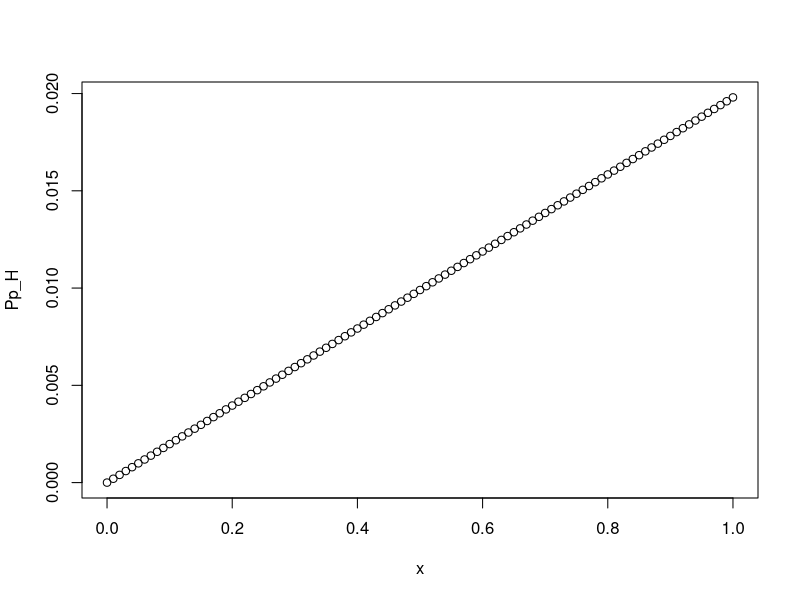
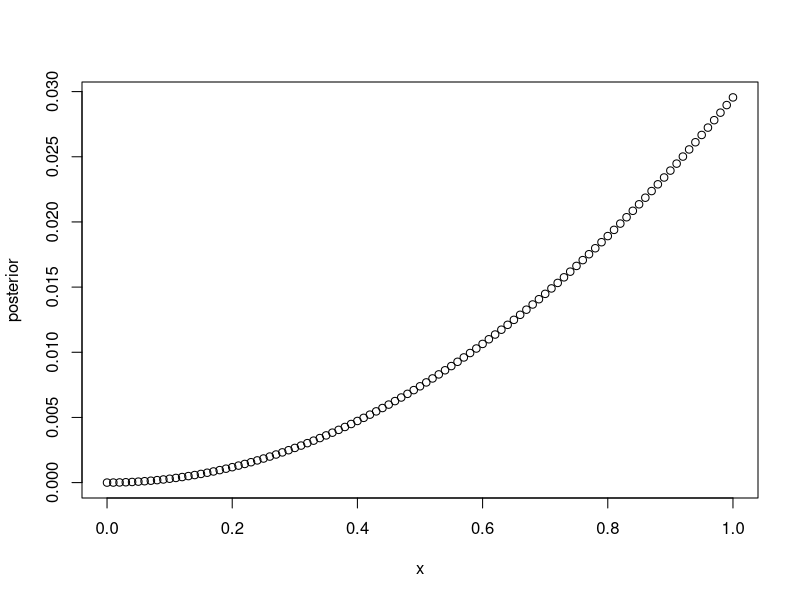
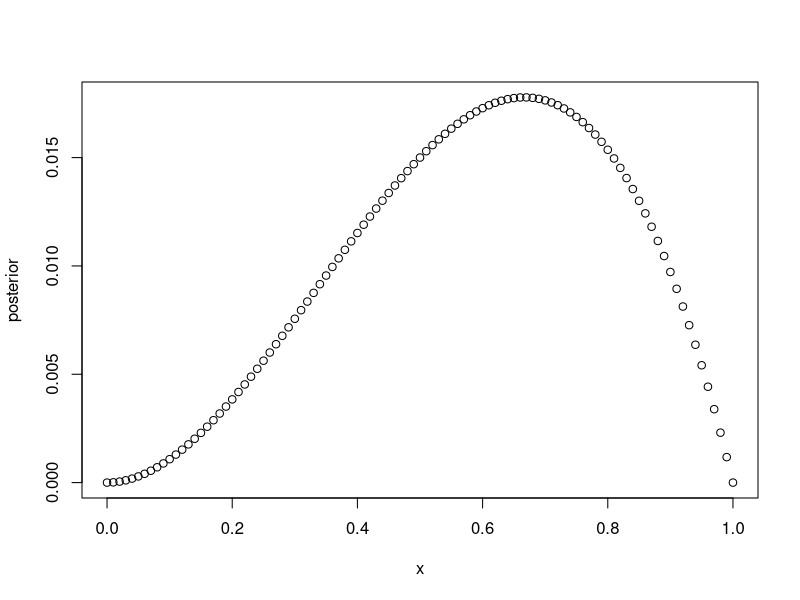

Source code (R) for these figures, in order:
## ---- chunk 1
knitr::opts_chunk$set(echo = TRUE)
library(tidyverse)
## ---- chunk 2
x=seq(from=0, to=1,by=0.01)
x
## ---- chunk 3
hp=1/length(x)
hp
## ---- chunk 4
PH_p=x
## ---- chunk 5
tot=sum(hp*PH_p)
Pp_H=hp*PH_p/tot
Pp_H
sum(Pp_H)
## ---- chunk 6
plot(x, Pp_H)
## ---- chunk 7
prior=Pp_H
P2Hp=x
tot=sum(x*prior)
posterior=x*prior/tot

plot(x,posterior)
## ---- chunk 8
prior=posterior
HT_p=(1-x)
tot=sum(HT_p*prior)
posterior=HT_p*prior/tot

plot(x, posterior)
